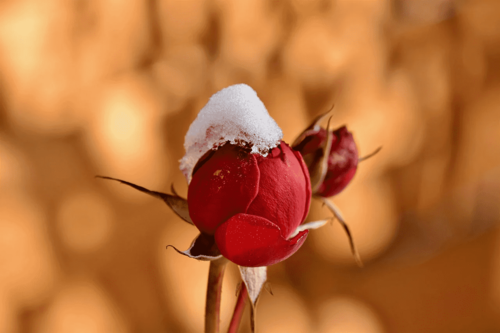
//> input picture CropImage/hoa2.png, 500 x 333 px
$ ./CropImage   (built with g++ and OpenCV 4)
//> lines starting //> are read from the running program, lines starting //| are printed output that depends on the picture; after the words box and inside, x2 and y2 are one past the last pixel; in counts of white or black regions, pixels touching at a corner belong together
// Include Libraries
#include<opencv2/opencv.hpp>
#include<iostream>
#include<string>

// Namespace nullifies the use of cv::function();
using namespace std;
using namespace cv;

int main()
{
    Mat img = imread("hoa2.png");
//> img is the input picture: 333 rows x 500 cols, CV_8UC3; mean B, G, R 57.2, 110.6, 184.4
    Mat image_copy = img.clone();
    cout << img.size << endl;
//| 333 x 500

    int imgheight =     img.rows;
//> imgheight = 333
    int imgwidth =  img.cols;
//> imgwidth = 500
    cout <<"height: "<< imgheight;
//| height: 333
    cout << "   width: " << imgwidth << endl;;
//|    width: 500

    int M = imgheight/3;
//> M = 111
    int N = imgwidth/3;
//> N = 166

    int x1 = 0;
    int y1 = 0;

    for (int y = 0; y<imgheight; y=y+M)
    {
        for (int x = 0; x<imgwidth; x=x+N)
        {

            y1 = y + M;
            x1 = x + N;
            string a = to_string(x);
            string b = to_string(y);
            cout << " x:" << x << "   y:" << y << endl;

            if (x1 >= imgwidth && y1 >= imgheight)
            {
                x1 = imgwidth ;
                y1 = imgheight ;
                cout << " x:" << x << "   y:" << y << endl;
                cout << " x1:" << x1 << "   y1:" << y1 << endl;

                // crop the patches of size MxN
                Mat tiles = image_copy(Range(y, imgheight), Range(x, imgwidth));
                //save each patches into file directory
                imwrite("saved_patches/tile" + a + '_' + b + ".jpg", tiles);
                rectangle(img, Point(x,y), Point(x1,y1), Scalar(0,255,0), 1);
            }
            else if (y1 >= imgheight)
            {
               y1 = imgheight ;
                cout << " x:" << x << "   y:" << y << endl;
                cout << " x1:" << x1 << "   y1:" << y1 << endl;
                // crop the patches of size MxN
                Mat tiles = image_copy(Range(y, imgheight), Range(x, x+N));
                //save each patches into file directory
                imwrite("saved_patches/tile" + a + '_' + b + ".jpg", tiles);
                rectangle(img, Point(x,y), Point(x1,y1), Scalar(0,255,0), 1);
            }
            else if (x1 >= imgwidth)
            {
                x1 = imgwidth ;
                cout << " x:" << x << "   y:" << y << endl;
                cout << " x1:" << x1 << "   y1:" << y1 << endl;

                // crop the patches of size MxN
                Mat tiles = image_copy(Range(y, y+M), Range(x, imgwidth));
                //save each patches into file directory
                imwrite("saved_patches/tile" + a + '_' + b + ".jpg", tiles);
                rectangle(img, Point(x,y), Point(x1,y1), Scalar(0,255,0), 1);
            }
            else
            {
                cout << " x:" << x << "   y:" << y << endl;
                cout << " x1:" << x1 << "   y1:" << y1 << endl;
                cout << endl;

                // crop the patches of size MxN
                Mat tiles = image_copy(Range(y, y+M), Range(x, x+N));
                //save each patches into file directory
                imwrite("saved_patches/tile" + a + '_' + b + ".jpg", tiles);
                rectangle(img, Point(x,y), Point(x1,y1), Scalar(0,255,0), 1);
            }
        }
    }
//> this loop made 3 passes
//> y1 on passes 1 to 3: 111, 222, 333
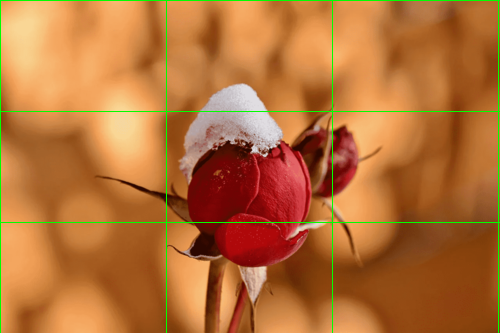
//> img: 333 rows x 500 cols, CV_8UC3; 1.69% of pixels changed, all inside (x1, y1, x2, y2) = (0, 0, 500, 333)
//> after the loop, y1 = 333; x1 = 500
    imshow("Patched Image", img);
    imwrite("patched.jpg",img);
    waitKey();
    destroyAllWindows();

    return 0;
}

$ run again, with CropImage/Cropimage.jpg saved as CropImage/hoa2.png
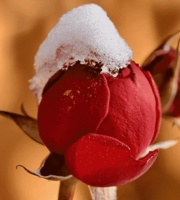
//> input picture CropImage/Cropimage.jpg, 180 x 200 px
//> img is the input picture: 200 rows x 180 cols, CV_8UC3; mean B, G, R 54, 82, 163
//| 200 x 180
//| height: 200
//|    width: 180
//> the loop `for (int y = 0; y<imgheight; y=y+M)` made 4 passes
//> y1 on passes 1 to 4: 66, 132, 198, 200
//> after the loop `for (int y = 0; y<imgheight; y=y+M)`:
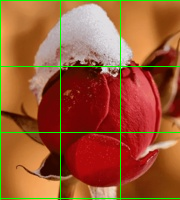
//> img: 200 rows x 180 cols, CV_8UC3; 3.63% of pixels changed, all inside (x1, y1, x2, y2) = (0, 0, 180, 200)
//> after the loop `for (int y = 0; y<imgheight; y=y+M)`: y1 = 200; x1 = 180
